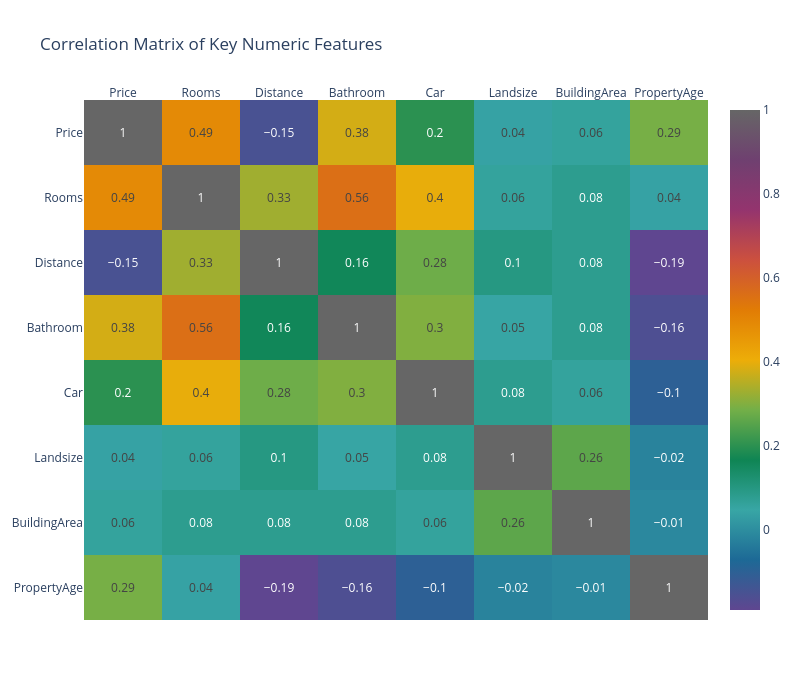

Notebook cell for this chart:
### Markdown cell above
**Creating HeatMap of the Correlation**

### Code cell
# Heatmap of the correlation
fig = px.imshow(
    corr_matrix,
    text_auto = True,
    aspect = 'auto',
    color_continuous_scale = Pallet,
    title = "Correlation Matrix of Key Numeric Features"
)
fig.update_xaxes(side="top", title=None)

# Set dimensions and clean layout
fig.update_layout(
    width=800,
    height=700,
    xaxis_title = None,
    yaxis_title = None
)
fig.show()

### Figure 1 — Plotly figure (JSON) as saved in the notebook; plotly's stock layout.template omitted (floating-point values rounded to 4 significant figures)
{"data": [{"coloraxis": "coloraxis", "hovertemplate": "x: %{x}<br>y: %{y}<br>color: %{z}<extra></extra>", "name": "0", "texttemplate": "%{z}", "type": "heatmap", "x": ["Price", "Rooms", "Distance", "Bathroom", "Car", "Landsize", "BuildingArea", "PropertyAge"], "xaxis": "x", "y": ["Price", "Rooms", "Distance", "Bathroom", "Car", "Landsize", "BuildingArea", "PropertyAge"], "yaxis": "y", "z": [[1.0, 0.49, -0.15, 0.38, 0.2, 0.04, 0.06, 0.29], [0.49, 1.0, 0.33, 0.56, 0.4, 0.06, 0.08, 0.04], [-0.15, 0.33, 1.0, 0.16, 0.28, 0.1, 0.08, -0.19], [0.38, 0.56, 0.16, 1.0, 0.3, 0.05, 0.08, -0.16], [0.2, 0.4, 0.28, 0.3, 1.0, 0.08, 0.06, -0.1], [0.04, 0.06, 0.1, 0.05, 0.08, 1.0, 0.26, -0.02], [0.06, 0.08, 0.08, 0.08, 0.06, 0.26, 1.0, -0.01], [0.29, 0.04, -0.19, -0.16, -0.1, -0.02, -0.01, 1.0]]}], "layout": {"coloraxis": {"colorscale": [[0, "rgb(95, 70, 144)"], [0.1, "rgb(29, 105, 150)"], [0.2, "rgb(56, 166, 165)"], [0.3, "rgb(15, 133, 84)"], [0.4, "rgb(115, 175, 72)"], [0.5, "rgb(237, 173, 8)"], [0.6, "rgb(225, 124, 5)"], [0.7, "rgb(204, 80, 62)"], [0.8, "rgb(148, 52, 110)"], [0.9, "rgb(111, 64, 112)"], [1, "rgb(102, 102, 102)"]]}, "height": 700, "title": {"text": "Correlation Matrix of Key Numeric Features"}, "width": 800, "xaxis": {"anchor": "y", "domain": [0, 1], "side": "top", "title": {}}, "yaxis": {"anchor": "x", "autorange": "reversed", "domain": [0, 1], "title": {}}}}
